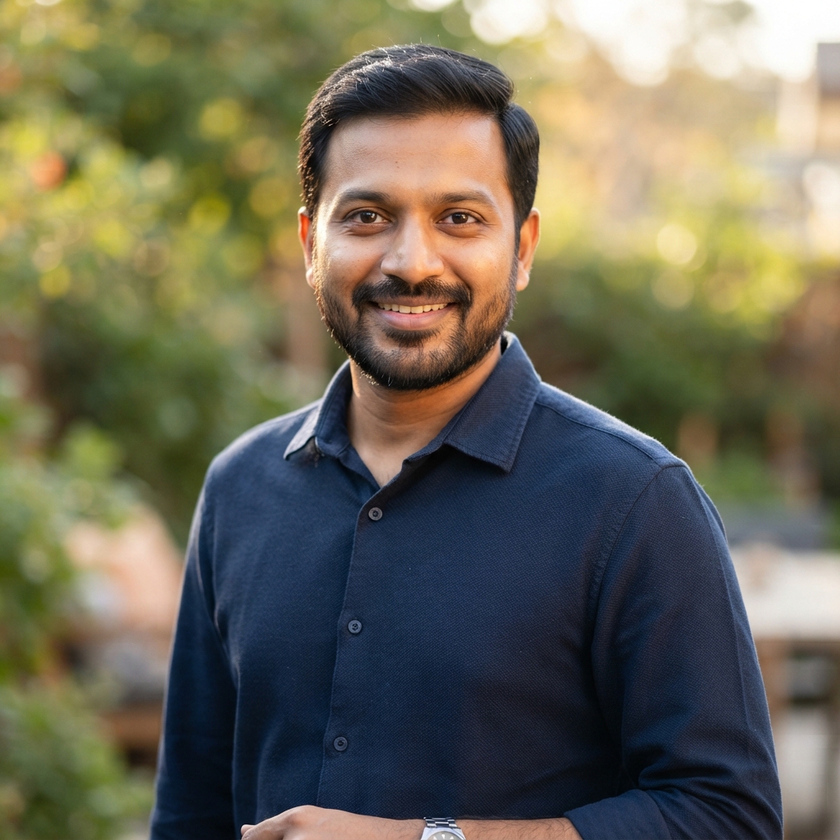
#> input picture stitch_remix_of_kaamsetu_hyperlocal_daily_wage_job_connect/a_professional_high_quality_headshot_of_a_friendly_indian_man_in_his_late_30s/screen.png, 840 x 840 px, shrunk from 1024 x 1024 before the run, given in place of the camera
$ python opencv2.py
#> lines starting #> are read from the running program, lines starting #| are printed output that depends on the picture; after the words box and inside, x2 and y2 are one past the last pixel; in counts of white or black regions, pixels touching at a corner belong together
import cv2

cap = cv2.VideoCapture(0)

previous_x = None
previous_y = None


while True:
	ret, frame = cap.read()
#> frame is the input picture: shape (840, 840, 3); mean B, G, R 86.7, 105.2, 108.6
	if not ret:
		break;

	hsv = cv2.cvtColor(frame, cv2.COLOR_BGR2HSV)
#> hsv: shape (840, 840, 3); mean H, S, V 53.9, 109.6, 121.5

	l_blue = (100, 150, 50)
	u_blue = (140, 255, 255)

	mask = cv2.inRange(hsv, l_blue, u_blue)
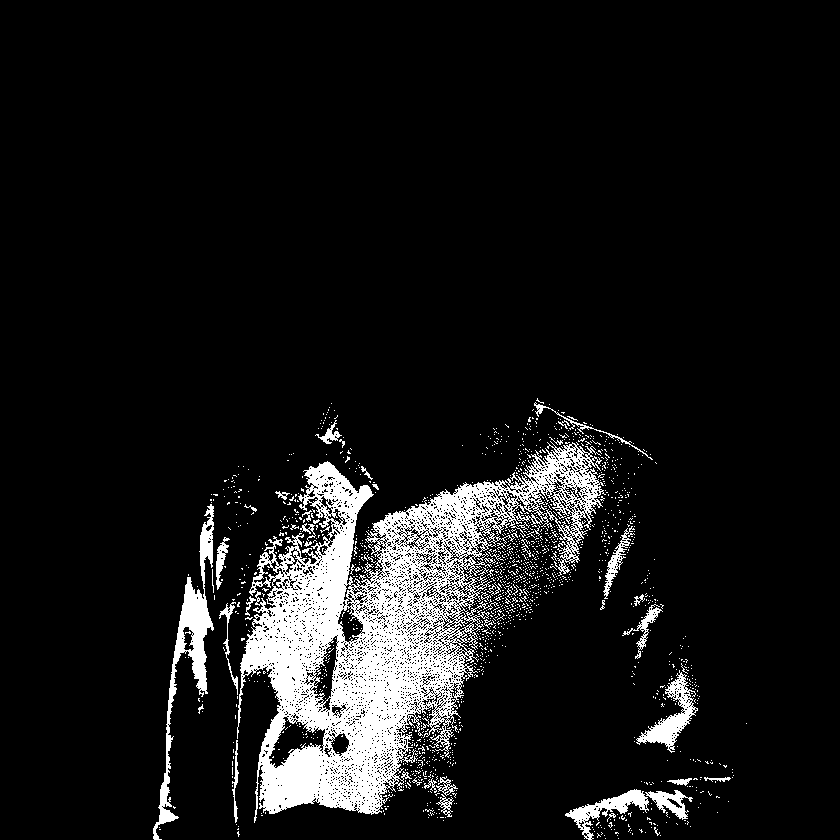
#> mask: shape (840, 840); 9.2% white; 1564 white regions (1520 under 20 px)
	#cv2.imshow("Mask", mask)
	#cv2.imshow("Frame", frame)

	contours, hierarchy = cv2.findContours(
		mask,
		cv2.RETR_EXTERNAL,
		cv2.CHAIN_APPROX_SIMPLE
	)
#> contours = 1476 contours, 1454 with area under 20; largest, box (x1, y1, x2, y2) and area: (237, 441, 606, 823) 62342, (153, 504, 214, 840) 3468, (636, 670, 698, 753) 1462, (565, 789, 649, 840) 1140, (645, 790, 693, 820) 564

	if contours:
		largest_contour = max(contours, key=cv2.contourArea)
#> largest_contour = contour of 4229 points, box (x1, y1, x2, y2) (237, 441, 606, 823), area 62342

		if cv2.contourArea(largest_contour) > 500:
			x, y, w, h = cv2.boundingRect(largest_contour)
#> x = 237; y = 441; w = 369; h = 382

			cv2.rectangle(
				frame,
				(x, y),
				(x + w, y+h),
				(255, 0, 0),
				2
			)
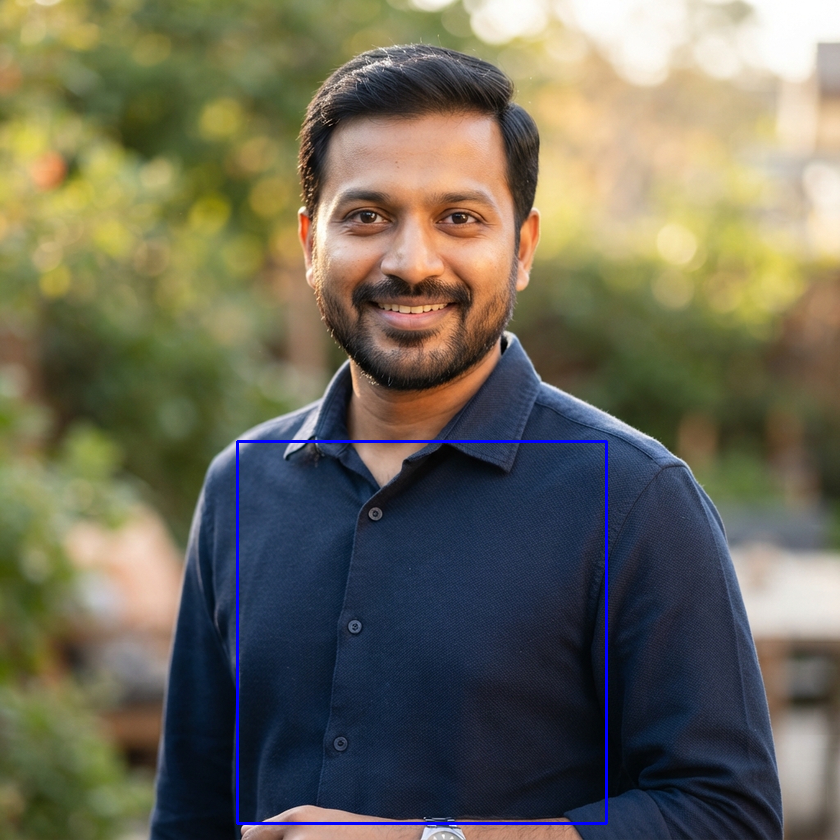
#> frame: shape (840, 840, 3); 0.64% of pixels changed, all inside (x1, y1, x2, y2) = (236, 440, 608, 825)
			center_x = x + w // 2
#> center_x = 421
			center_y = y + h // 2
#> center_y = 632

			cv2.circle(
				frame,
				(center_x, center_y),
				5,
				(0, 0, 255),
				-1
			)
#> frame: shape (840, 840, 3); 0.01% of pixels changed, all inside (x1, y1, x2, y2) = (416, 627, 427, 638)

			if previous_x is None:
				direction = "Stationary"
			else:
				dx = center_x - previous_x
				dy = center_y - previous_y

				if abs(dx) < 10 and abs(dy) < 10:
					direction = "Statonary"

				elif abs(dx) > abs(dy):
					if dx>0:
						direction = "right"
					else:
						direction = "left"
				else:
					if dy > 0:
						direction = "Down"
					else:
						direction = "up"
			cv2.putText(
				frame,
				f"Direction: {direction}",
				(x, y + h + 25),
				cv2.FONT_HERSHEY_SIMPLEX,
				0.6,
				(255, 255, 255),
				2
			)
#> frame: shape (840, 840, 3); mean B, G, R 87.8, 104.8, 108.2
			print(
				f"Center: ({center_x},{center_y}) | "
				f"Direction: {direction}"
			)
#| Center: (421,632) | Direction: Stationary

			previous_x = center_x
#> previous_x = 421
			previous_y = center_y
#> previous_y = 632

	cv2.imshow("Color based object tracking", frame)
	cv2.imshow("Mask", mask)

	if cv2.waitKey(1) & 0xFF == ord ('q'):
#> (key Esc is pressed here)
		break
cap.release()
cv2.destroyAllWindows()
